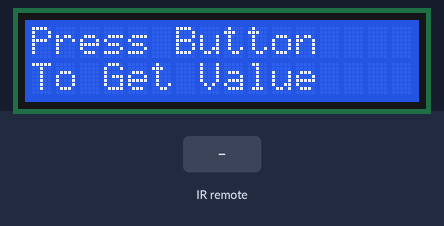
Simulated run of this sketch. Board: Arduino Uno, built with avr-gcc and run on an emulated ATmega328P. Shown: 16×2 character LCD. Inputs (shaded band) come from the test bench. What the sketch prints to the serial monitor is not drawn.

Above: at 4.3 s.
4.4 s: infrared code 0x3AFF6CC7 received
At 4.9 s:
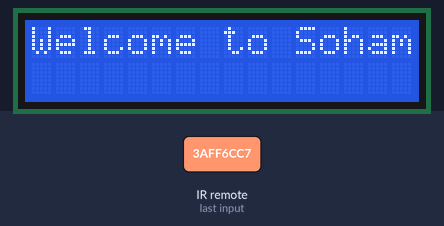
5.9 s: infrared code 0x36A1F8CB received
At 7.1 s:
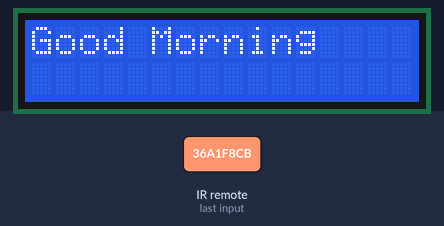
7.4 s: infrared code 0x1FEF807 received
At 8.3 s:
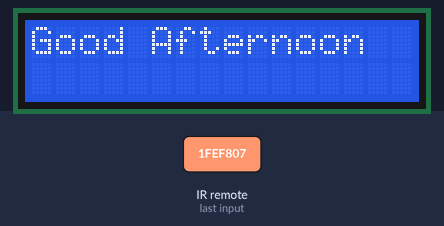
8.9 s: infrared code 0x1FE30CF received
At 9.4 s:
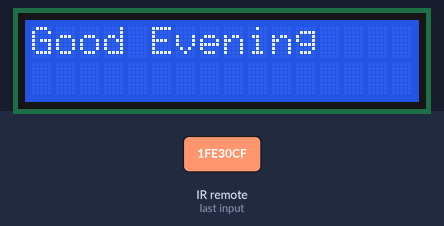
10.4 s: infrared code 0x1FEB04F received
At 11.6 s:
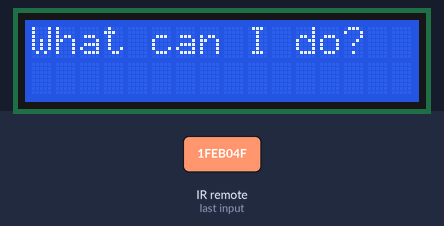
11.9 s: infrared code 0x1FE708F received
At 12.9 s:
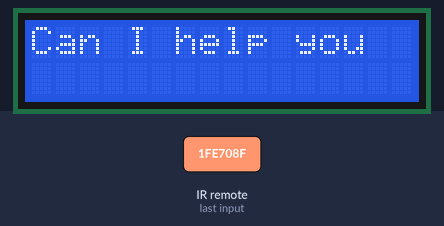
Timing chart, 0 to 14.4 s (numbered marks = the images above; inputs shaded):
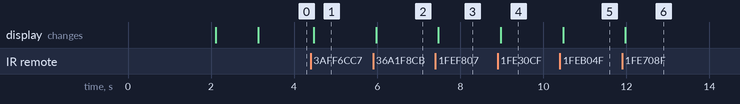

Measured:
- after the input at 4.4 s, the display: changes after 0.08 s (image 1)
- after the input at 5.9 s, the display: changes after 0.07 s (image 2)
- after the input at 7.4 s, the display: changes after 0.08 s (image 3)
- after the input at 8.9 s, the display: changes after 0.07 s (image 4)
- after the input at 10.4 s, the display: changes after 0.08 s (image 5)
- after the input at 11.9 s, the display: changes after 0.08 s (image 6)

The sketch:

17_Text_Display_Using_IR_Receiver.ino
```cpp
/********************************************************************
Project Title: Text Display Using IR Receiver And Controller
Organisation: Soham Academy Of Human Excellence
Website: https://ria.sohamacademy.org/
*********************************************************************/
#include<LiquidCrystal_I2C.h>
#include <IRremote.h>

int RECV_PIN = 6;
IRrecv irrecv(RECV_PIN);
decode_results results;
LiquidCrystal_I2C lcd(0x27,16,2);
int i=0;

byte Heart[] = {
  B00000,
  B01010,
  B11111,
  B11111,
  B01110,
  B00100,
  B00000,
  B00000};

byte Z1[] = {
  B01111,
  B00001,
  B00010,
  B00100,
  B01000,
  B01111,
  B00000,
  B00000};

byte Z2[] = {
  B00000,
  B00000,
  B00000,
  B00111,
  B00001,
  B00010,
  B00100,
  B00111};
void setup() {
 lcd.createChar(1, Heart);
  lcd.createChar(2, Z1);
  lcd.createChar(3, Z2);
Serial.begin (9600);
irrecv.enableIRIn();
lcd.begin();
lcd.backlight();
lcd.print("Starting System");
delay(2000);
lcd.clear();
lcd.print("System on");
delay(1000);
lcd.clear();
lcd.setCursor(0, 0);
    lcd.print("Press Button");
lcd.setCursor(0, 1);
    lcd.print("To Get Value");


}
void loop(){
  if (irrecv.decode(&results)){
switch(results.value)
     {
  case 0x3AFF6CC7://1 Button
    Serial.print("Button Pressed 1 Passing Text to LCD");
    lcd.begin();
//    lcd.print("Button Press 1"); // Button 2
//    lcd.setCursor(0, 1);
lcd.print("Welcome to Soham");
break;


  case 0x36A1F8CB://2 Button
    Serial.print("Button Pressed 2 Passing Text to LCD");
    lcd.begin();
//    lcd.print("Button Press 2"); // Button 2
//    lcd.setCursor(0, 1);
lcd.print("Good Morning");
break;

  case 0x1FEF807://3 Button
    Serial.print("Button Pressed 3 Passing Text to LCD");
    lcd.begin();
//    lcd.print("Button Press 3"); // Button 2
//    lcd.setCursor(0, 1);
lcd.print("Good Afternoon");
break;

case 0x1FE30CF://4 Button
    Serial.print("Button Pressed 4 Passing Text to LCD");
    lcd.begin();
//    lcd.print("Button Press 4"); // Button 2
//    lcd.setCursor(0, 1);
 lcd.print("Good Evening");
break;

case 0x1FEB04F://5 Button
    Serial.print("Button Pressed 5 Passing Text to LCD");
    lcd.begin();
//    lcd.print("Button Press 5"); // Button 2
//    lcd.setCursor(0, 1);
    lcd.print("What can I do?");
break;

case 0x1FE708F://6 Button
    Serial.print("Button Pressed 6 Passing Text to LCD");
    lcd.begin();
    //lcd.print("Button Press 6"); // Button 2
    //lcd.setCursor(0, 1);
   lcd.print("Can I help you");
break;

//case 0x1FE708F://6 Button
// Serial.print("Button Pressed 6 Passing Text to LCD");
// lcd.begin();
//  lcd.print("  I  ");-------
//  lcd.write(1);
//  lcd.print(" ARDUINO");
//  lcd.setCursor(0,1);
//  lcd.print("  I sleep ");
//  lcd.write(2);
//  lcd.write(3);
//  break;


case 0x1FE00FF://7 Button
    Serial.print("Button Pressed 7 Passing Text to LCD");
    lcd.begin();
   // lcd.print("Button Press 7"); // Button 2
   // lcd.setCursor(0, 1);
    lcd.print("Robotics");
break;


case  0x1FEF00F://8 Button
    Serial.print("Button Pressed 8 Passing Text to LCD");
    lcd.begin();
//    lcd.print("Button Press 8"); // Button 2
   // lcd.setCursor(0, 1);
    lcd.print("Soham Academy");
break;

//case 0x1FEF00F://8 Button
//    Serial.print("BLinking");
//
//    lcd.begin();
//
//    lcd.print("BLinking"); // Button 2
//    lcd.setCursor(0, 1);
//    lcd.print("    Text    ");
//    lcd.noBlink();
//    delay(2000);
//    lcd.blink();
//  delay(2000);


//case 0x1FE9867://9 Button
//    Serial.print("Scroll");
//
//    lcd.setCursor(15,0);
//  lcd.print("I LOVE");
//  delay(500);
//  for(i=0;i<20;i++)
//  {
//    lcd.scrollDisplayLeft();
//    delay(150);
//  }
//  lcd.clear();
//  lcd.setCursor(15,0);
//  lcd.print("ARDUINO");
//  delay(500);
//  for(i=0;i<22;i++)
//  {
//    lcd.scrollDisplayLeft();
//    delay(150);
//  }

case 0x1FE9867://9 Button
    Serial.print("Button Pressed 9 Passing Text to LCD");
    lcd.begin();
//    lcd.print("Button Press 9"); // Button 2
    //lcd.setCursor(0, 1);
    lcd.print("Thank You");
break;
  lcd.clear();


break;
     default:
Serial.print("Undefined code received: 0x");
Serial.println(results.value, HEX);
lcd.begin();
    lcd.print("Undefined Button");
  lcd.setCursor(0, 1);
    lcd.print(results.value, HEX);
  break;
}
irrecv.resume();
}
}
```
